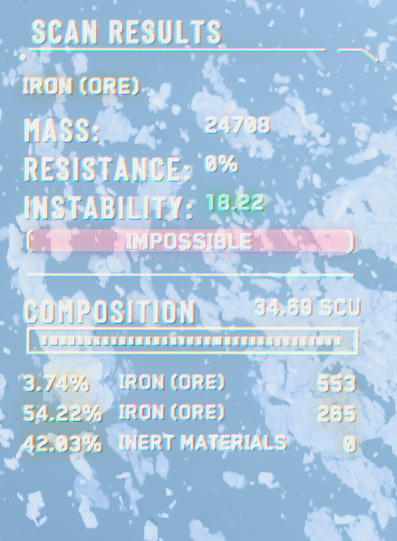
#> input picture tools/Mining_Signals/_sample_light_iron_impossible.png, 397 x 541 px
$ python -i quarantine_contaminated_glyphs.py   (imports and definitions only)
#> lines starting #> are read from the running program, lines starting #| are printed output that depends on the picture
"""Detect + quarantine glyph training samples that visually contain
MORE than one digit (e.g. an "8" crop that shows "08").

Background: ``augment_from_source.py`` was generating training crops
by jittering Tesseract bbox positions ±4 px without checking that
the shifts didn't cross into adjacent digits. With SC HUD's tight
4-6 px inter-digit kerning, those shifts pulled neighbor digit
pixels into the crop. Result: thousands of training samples labeled
e.g. ``8`` whose actual visual content is ``08``, ``13`` for ``3``,
etc. The classifier learned the wrong concept.

This script scans the per-class folders under
``training_data_user_sig/`` (and optionally
``training_data_user_panel/``), detects multi-digit content via
column-cluster counting, and MOVES contaminated samples to a
``_quarantine/`` subfolder so they're preserved for inspection
but excluded from future training.

Detection heuristic:
  1. Resize each crop to a canonical 28×28 (already the standard
     trainer input size).
  2. Adaptive-binarize via the same routine the OCR pipeline uses
     so we see what the classifier sees.
  3. Project bright pixels onto the x-axis.
  4. Count distinct vertical column clusters separated by ≥ 2 px
     of zero-projection gap.
  5. If ≥ 2 distinct column clusters of width ≥ 3 px → multi-digit
     → quarantine.

SAFETY:
  * NEVER touches ``user_*.png`` (your hand-curated samples).
  * NEVER touches ``aug_*.png`` (the synthetic-augment outputs).
  * Only ``src_*.png`` (the buggy bbox-jitter augmentation output)
    is examined / quarantined.
  * Files are MOVED, never deleted. To restore, drag back from
    ``_quarantine/``.

Run:
    python scripts/quarantine_contaminated_glyphs.py
    python scripts/quarantine_contaminated_glyphs.py --dry-run
    python scripts/quarantine_contaminated_glyphs.py --kind both
"""
from __future__ import annotations

import argparse
import shutil
import sys
from pathlib import Path

import numpy as np
from PIL import Image
from scipy.ndimage import gaussian_filter

THIS = Path(__file__).resolve()
TOOL = THIS.parent.parent

KIND_DIRS = {
    "signal": TOOL / "training_data_user_sig",
    "hud":    TOOL / "training_data_user_panel",
}

# Only touch files that match this prefix. ``user_*.png`` are the
# user's hand-labels — never touched. ``aug_*.png`` are synthetic
# variants from a different augmenter — also untouched (different
# script, different bug surface).
TARGET_PREFIX = "src_"


# [150 lines left out: functions _binarize_for_detection, _count_x_separated_blobs, _expected_internal_holes, not called in this run]


def _is_contaminated(path: Path) -> bool:
    """True if the crop shows ≥ 2 distinct digit-shaped column
    clusters (multi-digit contamination)."""
#> called with path = '../_sample_light_iron_impossible.png'
    try:
        img = Image.open(path).convert("L")
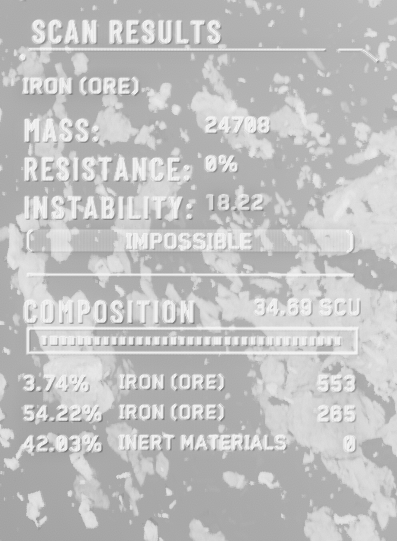
#> img: PIL image 397x541 L; min 117, max 243, mean 193.4
    except Exception:
        return False
    arr = np.asarray(img, dtype=np.uint8)
    if arr.shape != (28, 28):
        # Resize to canonical size for consistent detection.
        img = img.resize((28, 28), Image.LANCZOS)
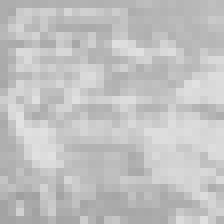
#> img: PIL image 28x28 L (shown 8 times larger); min 159, max 226, mean 193.4
        arr = np.asarray(img, dtype=np.uint8)
    # Class label is the parent directory name.
#> (the run stopped early here; a loop or call above may not have finished)
